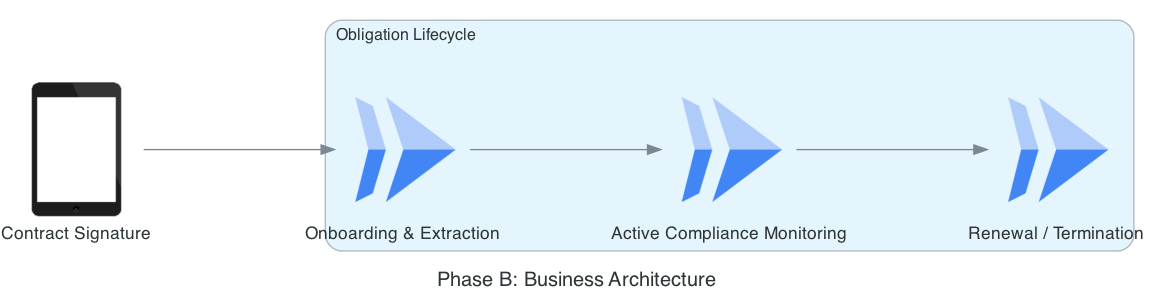

This figure's Python source:
from diagrams import Diagram, Cluster, Edge
from diagrams.gcp.compute import Run
from diagrams.generic.device import Tablet

graph_attr = {"pad": "0.1", "nodesep": "1.5", "ranksep": "2.0", "bgcolor": "transparent"}

with Diagram("Phase B: Business Architecture", show=False, filename="contractguard_phase_b_biz", direction="LR", graph_attr=graph_attr):
    start = Tablet("Contract Signature")
    
    with Cluster("Obligation Lifecycle"):
        onboard = Run("Onboarding & Extraction")
        monitor = Run("Active Compliance Monitoring")
        archive = Run("Renewal / Termination")

    start >> onboard >> monitor >> archive
